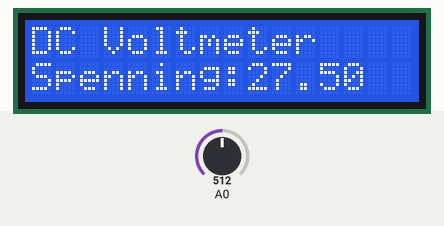
This sketch was run on a simulated Arduino Uno, built with avr-gcc and run on an emulated ATmega328P. Parts: 16×2 character LCD. The test bench sets the inputs (shaded band); at power-on: A0 = 512.

Above: at 4.2 s.
4.3 s: A0 set to 716
At 6.6 s:
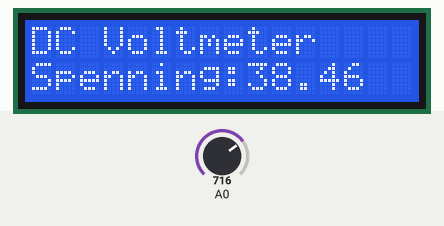
10.5 s: A0 set to 900
At 12.9 s:
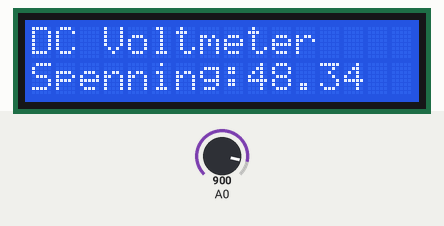
16.5 s: A0 set to 1023
At 19.1 s:
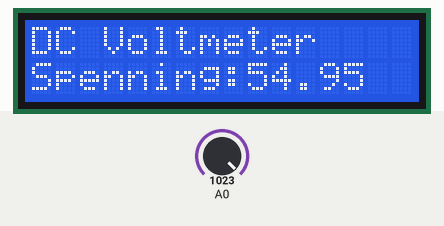
Timing chart, 0 to 20.6 s (numbered marks = the images above; inputs shaded):
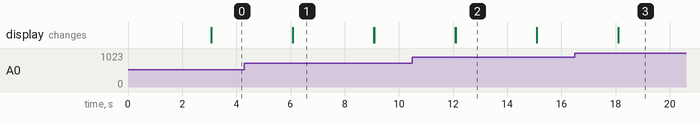

Measured:
- after the input at 4.3 s, the display: first differs from a run without the input after 1.8 s (image 1)
- after the input at 10.5 s, the display: first differs from a run without the input after 1.6 s (image 2)
- after the input at 16.5 s, the display: first differs from a run without the input after 1.6 s (image 3)
- what the display in image 1 shows lasts 3.0 s, from 6.1 s to 9.1 s

The sketch:

9c33c85f-e2b5-4529-be27-8384a181ede6.ino
```cpp
#include <LiquidCrystal.h>                     //Dette er biblioteket vi bruker til å bruke lcd-panelet.
LiquidCrystal lcd(2, 3, 4, 5, 6, 7);
float vout = 0.0;
float vin = 0.0;
float R1 = 100000.0; // reisistor av R1 på 100K
float R2 = 10000.0; // resistor av R2  på 10K
int value = 0;

// det over er kun til parameterere


void setup() {
  Serial.begin(9600);                       //Forteller arduinoen at den skal starte
  pinMode(A0, INPUT);              //"aktiverer" en input
  lcd.begin(16, 2);
  lcd.setCursor(2, 0);
  lcd.print("DC VOLTMETER AV ");                // Skal komme opp at dette er et DC volt-meter
  lcd.setCursor(0, 1);
  lcd.print("-B,T,S,Z-");                     //initalene vårt skal komme opp, for å vise alle gruppe medlemmene (altsa Biraveen,Tommy,Shoaib og Zishan)
  delay(3000);
  lcd.clear();                                //Tømmer LCD-skjermen og plasserer markøren i øvre venstre hjørne.

}
void loop() {
  lcd.print("DC Voltmeter");
  value = analogRead(A0);                   //leser verdien av en analog pin
  vout = (value * 5) / 1024.0;              // beregninger for V_ut ((((det som går til analog input). her ganges value med 5 fordi pga forsynningspenningen, juster om den er over eller under. deretter deler vi med 1024.0(ADC-verdi). denne er koblet til analogpinnen))))
  vin = vout / (R2 / (R1 + R2));            // beregninger for V_inn


  lcd.setCursor(0, 1);
  lcd.print("Spenning:");               //skriver ut "Volt/Spenning:"

  lcd.print(vin);                          // skriver ut hvor mye spenningen er på

  delay(3000);                            // en liten delay på på 3 sec
  lcd.clear();                           //Tømmer LCD-skjermen og plasserer markøren i øvre venstre hjørne.
}
```
